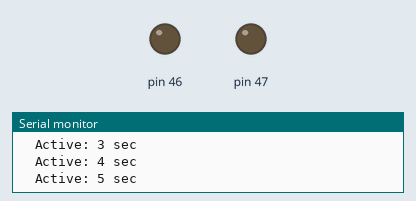
Bench run of a sketch on a simulated Arduino Mega 2560, built with avr-gcc and run on an emulated ATmega2560. Shown: output pins drawn as LEDs (lit = HIGH), the last lines printed to the serial monitor.

Above: at 8.0 s.
At 18.0 s:
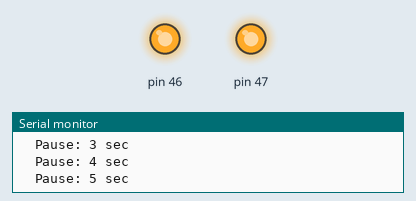
Timing chart, 0 to 29.0 s (numbered marks = the images above):
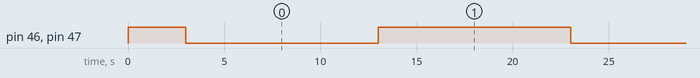

The sketch:

test_46_47_both_low.ino
```cpp
/**
 * TEST: PINS 46-47 BOTH LOW
 */
void setup() {
  Serial.begin(115200);
  pinMode(46, OUTPUT);
  pinMode(47, OUTPUT);

  digitalWrite(46, HIGH);
  digitalWrite(47, HIGH);

  Serial.println("\n========================================");
  Serial.println("TEST: PINS 46-47 BOTH LOW");
  Serial.println("========================================\n");
  delay(3000);
}

void loop() {
  Serial.println(">>> ACTIVATING: BOTH LOW (46+47)");
  digitalWrite(46, LOW);
  digitalWrite(47, LOW);

  for (int i = 1; i <= 10; i++) {
    Serial.print("  Active: ");
    Serial.print(i);
    Serial.println(" sec");
    delay(1000);
  }

  Serial.println("\n>>> STOP: Both HIGH");
  digitalWrite(46, HIGH);
  digitalWrite(47, HIGH);

  for (int i = 1; i <= 10; i++) {
    Serial.print("  Pause: ");
    Serial.print(i);
    Serial.println(" sec");
    delay(1000);
  }
  Serial.println("\n");
}
```

Measured:
- by itself, pin 46, pin 47: alternates HIGH for 10.0 s and LOW for 10.0 s
